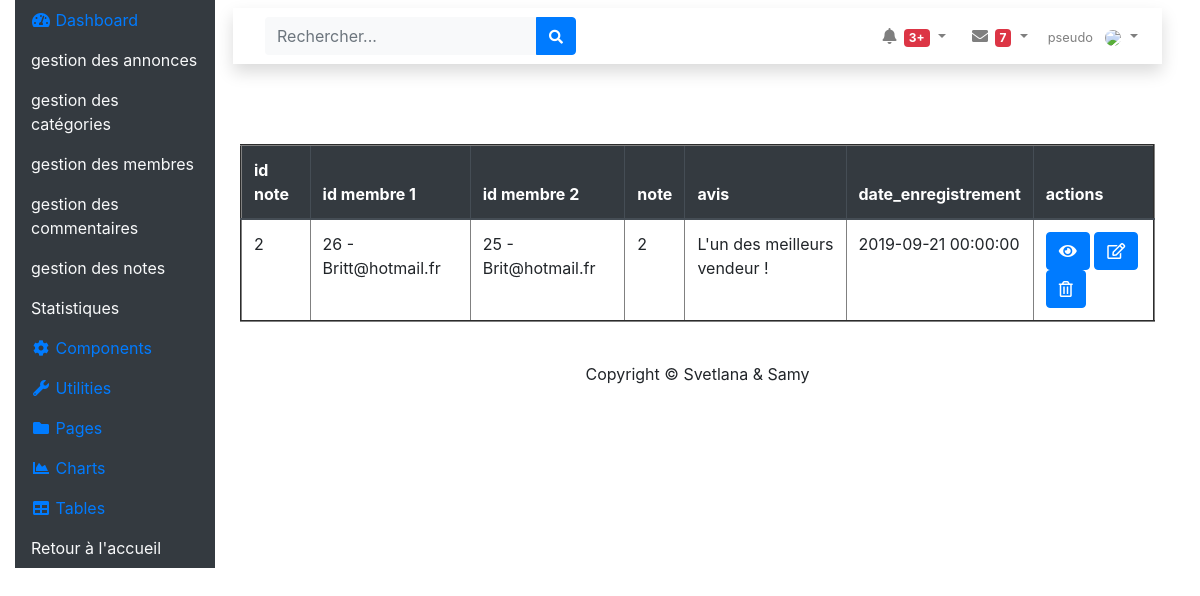
The page /admin/gestion_notes.php (signed in) on the database its author committed.
### tables this page shows
CREATE TABLE IF NOT EXISTS `note` (
  `id_note` int(3) NOT NULL AUTO_INCREMENT,
  `membre_id1` int(3) DEFAULT NULL,
  `membre_id2` int(3) DEFAULT NULL,
  `etoile` int(3) NOT NULL,
  `avis` text NOT NULL,
  `date_enregistrement` datetime DEFAULT NULL,
  PRIMARY KEY (`id_note`),
  KEY `fk_membreUn` (`membre_id1`),
  KEY `fk_membreDeux` (`membre_id2`)
);

CREATE TABLE IF NOT EXISTS `membre` (
  `id_membre` int(3) NOT NULL AUTO_INCREMENT,
  `pseudo` varchar(20) NOT NULL,
  `mdp` varchar(60) NOT NULL,
  `nom` varchar(20) NOT NULL,
  `prenom` varchar(20) DEFAULT NULL,
  `telephone` varchar(20) DEFAULT NULL,
  `email` varchar(50) DEFAULT NULL,
  `civilite` enum('m','f') DEFAULT NULL,
  `statut` int(1) DEFAULT NULL,
  `date_enregistrement` datetime DEFAULT NULL,
  PRIMARY KEY (`id_membre`)
);

### admin/gestion_notes.php (the view, shortened to what this page needs)
<?php
    require_once __DIR__ . '/../assets/config/configurationprincipale.php';
    require_once __DIR__ . '/../assets/includes/header_admin.php';
    $query = 'SELECT  n.id_note
                ,   n.membre_id1
                ,   n.membre_id2
                ,   n.etoile
                ,   n.avis
                ,   n.date_enregistrement
                ,   m1.id_membre
                ,   m1.email
                ,   m2.id_membre
                ,   m2.email AS email2
              FROM    note    n
                inner join
                    membre  m1
                    on  n.membre_id1 = m1.id_membre
                inner join
                    membre  m2
                on  n.membre_id2 = m2.id_membre
            ORDER BY n.id_note ASC
            ';
    try {
        $req = $pdo->prepare($query);
        $req->execute();
        $NbreDonnee = $req->rowCount();
        $ligneToute = $req->fetchAll();
    } catch (PDOException $e){ echo 'Erreur SQL : '. $e->getMessage().'<br/>'; die(); }
    if ($NbreDonnee != 0)
    {
    ?>
        <table border="2" class="table">
        <thead class="thead-dark">
            <tr>
                <th>id note</th>
                <th>id membre 1</th>
                <th>id membre 2</th>
                <th>note</th>
                <th>avis</th>
                <th>date_enregistrement</th>
                <th>actions</th>
            </tr>
        </thead>
        <tbody>
    <?php
        foreach ( $ligneToute as $ligne )
        {
    ?>
           <tr>
                <td><?php echo $ligne['id_note']; ?></td>
                <td><?php echo $ligne['membre_id1']. ' - ' . $ligne['email']; ?></td>
                <td><?php echo $ligne['membre_id2']. ' - ' . $ligne['email2'] ?></td>
                <td><?php echo $ligne['etoile']; ?></td>
                <td><?php echo $ligne['avis']; ?></td>
                <td><?php echo $ligne['date_enregistrement']; ?></td>
                <td><a class="btn btn-primary" id="btnVoir" href="fiche_note.php?id=<?=$ligne['id_note'];?>"  role="button"><i  class="fa fa-eye" aria-hidden="true"></i></a>
                    <a class="btn btn-primary" id="btnVoir" href="fiche_note.php?id=<?=$ligne['id_note'];?>" role="button"><i class="far fa-edit" aria-hidden="true"></i></a>
                    <a class="btn btn-primary" id="btnVoir" href="fiche_note.php?id=<?=$ligne['id_note'];?>" role="button"><i class="far fa-trash-alt" aria-hidden="true"></i></a>
                    </td>
            </tr>
    <?php
        }
    ?>
        </tbody>
        </table>
    <?php
        } else {
            echo 'Il n\'y a aucune note à afficher.';
        }
    ?>
<?php
    require_once __DIR__ . '/../assets/includes/footer_admin.php';
?>

### rows shown on the page
note: id_note "2", membre_id1 "26", membre_id1.email "Britt@hotmail.fr", membre_id2 "25", membre_id2.email "Brit@hotmail.fr", etoile "2", avis "L'un des meilleurs vendeur !", date_enregistrement "2019-09-21 00:00:00"
